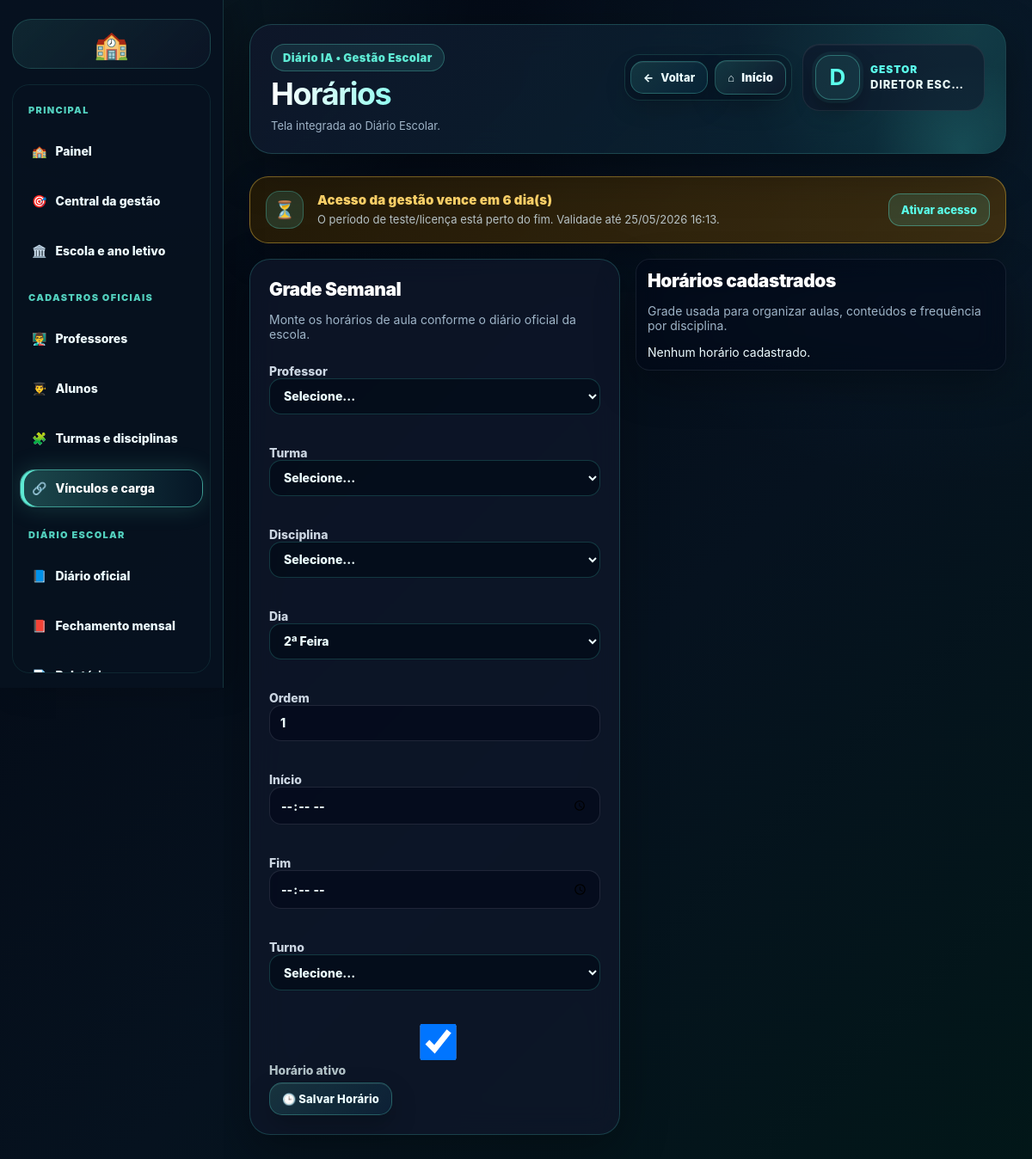
/gestao/horarios/ (signed in), run on the app's committed database.
### apps/usuarios/models.py (models this page shows, shortened)
class Usuario(AbstractUser):
    class TipoUsuario(models.TextChoices):
        ADMIN = 'ADMIN', 'Administrador'
        PROF = 'PROF', 'Professor'
        COORD = 'COORD', 'Coordenador'
        SEC = 'SEC', 'Secretaria'
    tipo = models.CharField(
        max_length=10,
        choices=TipoUsuario.choices,
        default=TipoUsuario.PROF
    )
    foto = models.ImageField(
        upload_to="professores/",
        null=True,
        blank=True
    )
    gestao_teste_inicio = models.DateTimeField(
        null=True,
        blank=True,
        verbose_name="Início do teste da gestão",
    )
    gestao_acesso_expira_em = models.DateTimeField(
        null=True,
        blank=True,
        verbose_name="Acesso da gestão expira em",
    )
    gestao_acesso_bloqueado = models.BooleanField(
        default=False,
        verbose_name="Acesso da gestão bloqueado",
    )
    gestao_serial_ultimo = models.CharField(
        max_length=255,
        blank=True,
        default="",
        verbose_name="Último serial aplicado",
    )

### apps/core/views_gestao.py (the view, shortened to what this page needs)
@login_required
def gestao_horarios(request):
    if not usuario_gestor(request.user):
        return render(request, "core/acesso_negado.html")
    Usuario = get_user_model()
    horarios = HorarioAula.objects.select_related(
        "professor", "turma", "disciplina"
    ).order_by("dia_semana", "ordem", "hora_inicio")
    grade = {}
    for dia_valor, dia_label in HorarioAula.DIAS_SEMANA:
        grade[dia_label] = horarios.filter(dia_semana=dia_valor)
    context = {
        "professores": Usuario.objects.filter(tipo="PROF").order_by("first_name", "username"),
        "turmas": Turma.objects.all(),
        "disciplinas": Disciplina.objects.all(),
        "dias_semana": HorarioAula.DIAS_SEMANA,
        "turnos": HorarioAula.TURNO_CHOICES,
        "horarios": horarios,
        "grade": grade,
        "hoje": date.today(),
    }
    return render(request, "gestao/horarios.html", context)

### apps/core/context_processors.py (called while the page is built, shortened)
def escola_institucional(request):
    dados = {
        "escola_login": None,
        "escola_login_estado": "ESTADO DO MARANHÃO",
        "escola_login_secretaria": "SECRETARIA DE ESTADO DA EDUCAÇÃO",
        "escola_login_nome_titulo": "Instituição escolar",
        "escola_login_nome_info": "Configurar no painel da gestão",
        "escola_login_aldeia": "Configurar no painel da gestão",
        "escola_login_terra": "Configurar no painel da gestão",
        "escola_login_texto": "Ambiente oficial de acesso da instituição escolar.",
        "gestor_login_nome": "Direção escolar",
        "gestor_login_cargo": "Gestão responsável",
    }
    try:
        from apps.academico.models import Escola
        escola = Escola.objects.filter(ativa=True).first() or Escola.objects.first()
        dados["escola_login"] = escola
    except Exception:
        pass
    return dados

### apps/core/licenca_gestao.py (called while the page is built)
def dias_teste_gestao():
    return max(int(getattr(settings, "GESTAO_TRIAL_DIAS", 7)), 1)

def usuario_eh_gestao(user):
    return getattr(user, "is_authenticated", False) and getattr(user, "tipo", "") in PERFIS_GESTAO

def garantir_periodo_teste(user):
    if not usuario_eh_gestao(user):
        return user
    if getattr(user, "gestao_acesso_expira_em", None):
        return user
    agora = timezone.now()
    inicio = getattr(user, "date_joined", None) or agora
    if timezone.is_naive(inicio):
        inicio = timezone.make_aware(inicio, timezone.get_current_timezone())
    user.gestao_teste_inicio = getattr(user, "gestao_teste_inicio", None) or inicio
    user.gestao_acesso_expira_em = inicio + timedelta(days=dias_teste_gestao())
    user.gestao_acesso_bloqueado = False
    user.save(update_fields=["gestao_teste_inicio", "gestao_acesso_expira_em", "gestao_acesso_bloqueado"])
    return user

def acesso_gestao_expirado(user):
    if not usuario_eh_gestao(user):
        return False
    garantir_periodo_teste(user)
    if getattr(user, "gestao_acesso_bloqueado", False):
        return True
    expira = getattr(user, "gestao_acesso_expira_em", None)
    if not expira:
        return False
    return timezone.now() > expira

### apps/core/templatetags/tratamento_usuario_tags.py (called while the page is built)
def _clean(value):
    return str(value or "").strip()

def _primeiro_nome(user):
    nome = _nome_usuario(user)
    return _clean(nome.split()[0]).lower()

@register.filter
def nome_exibicao(user):
    return _nome_usuario(user)

@register.filter
def tratamento_gestao(user):
    return "Gestora" if _provavel_feminino(user) else "Gestor"

### templates/gestao/horarios.html (shortened to what this page needs)
{% extends "gestao/base_premium_gestao.html" %}
{% load static %}
{% block titulo %}Horários{% endblock %}
{% block subtitulo %}Tela integrada ao Diário Escolar.{% endblock %}
{% block conteudo %}
<div class="premium-only-page visual-1161-1220" data-template="gestao/horarios.html">
<section class="gestao-page-grid">
    <form method="POST" class="gestao-form-card">{% csrf_token %}<h2>Grade Semanal</h2><p>Monte os horários de aula conforme o diário oficial da escola.</p><div class="gestao-form-grid"><label class="gestao-field"><span>Professor</span><select name="professor" required><option value="">Selecione...</option>{% for professor in professores %}<option value="{{ professor.id }}">{{ professor.get_full_name|default:'Não informado' }}</option>{% endfor %}</select></label><div class="gestao-form-grid two"><label class="gestao-field"><span>Turma</span><select name="turma" required><option value="">Selecione...</option>{% for turma in turmas %}<option value="{{ turma.id }}">{{ turma.nome }}</option>{% endfor %}</select></label><label class="gestao-field"><span>Disciplina</span><select name="disciplina" required><option value="">Selecione...</option>{% for disciplina in disciplinas %}<option value="{{ disciplina.id }}">{{ disciplina.nome }}</option>{% endfor %}</select></label></div><div class="gestao-form-grid two"><label class="gestao-field"><span>Dia</span><select name="dia_semana" required>{% for valor,label in dias_semana %}<option value="{{ valor }}">{{ label }}</option>{% endfor %}</select></label><label class="gestao-field"><span>Ordem</span><input type="number" name="ordem" value="1" min="1"></label></div><div class="gestao-form-grid two"><label class="gestao-field"><span>Início</span><input type="time" name="hora_inicio" required></label><label class="gestao-field"><span>Fim</span><input type="time" name="hora_fim" required></label></div><label class="gestao-field"><span>Turno</span><select name="turno"><option value="">Selecione...</option>{% for valor,label in turnos %}<option value="{{ valor }}">{{ label }}</option>{% endfor %}</select></label><label class="gestao-check"><input type="checkbox" name="ativo" checked> Horário ativo</label></div><div class="gestao-actions"><button class="btn-primary" type="submit">🕒 Salvar Horário</button></div></form>
    <section class="gestao-list-card"><h2>Horários cadastrados</h2><p>Grade usada para organizar aulas, conteúdos e frequência por disciplina.</p>{% if horarios %}{% for dia,itens in grade.items %}<div class="grade-dia"><h3>{{ dia }}</h3>{% for horario in itens %}<div class="grade-card"><strong>{{ horario.ordem }}º • {{ horario.hora_inicio|time:"H:i" }} às {{ horario.hora_fim|time:"H:i" }}</strong><span>{{ horario.turma.nome }} • {{ horario.disciplina.nome }} • {{ horario.professor.get_full_name|default:'Não informado' }}</span></div>{% empty %}<div class="gestao-empty">Sem aulas neste dia.</div>{% endfor %}</div>{% endfor %}{% else %}<div class="gestao-empty">Nenhum horário cadastrado.</div>{% endif %}</section>
</section>
</div>
{% endblock %}

### templates/gestao/base_premium_gestao.html (shortened to what this page needs)
{% load static tratamento_usuario_tags %}
<!doctype html>
<html lang="pt-br">
<head>
    <link rel="stylesheet" href="{% static 'css/premium_base_final.css' %}">
    <link rel="stylesheet" href="{% static 'css/premium_responsive_final.css' %}">
    <link rel="stylesheet" href="{% static 'css/premium_print_final.css' %}">
</head>
<body>
<div class="layout ia-clean-shell gestao-shell">
    {% include 'partials/gestao_sidebar.html' %}
    <main class="content gestao-content">
        <header class="gestao-base-header no-print">
            <div>
                <span class="gestao-base-badge">Diário IA • Gestão Escolar</span>
                <h1 class="gestao-base-title">{% block titulo %}{% endblock %}</h1>
                <p class="gestao-base-sub">{% block subtitulo %}Administração escolar{% endblock %}</p>
            </div>
            <div class="gestao-base-actions">
                {% include 'partials/gestao_page_actions.html' %}
                <a class="hero-mini-card gestao-mini-user profile-mini-link profile-mini-with-name" href="{% url 'gestao_configuracoes' %}" title="Imagem e perfil da gestão">
                    {% if request.user and request.user.is_authenticated and request.user.foto %}
                        <img class="profile-mini-photo" src="{{ request.user.foto.url }}" alt="Imagem da gestão">
                    {% else %}
                        <strong class="profile-mini-initial">{% if request.user and request.user.is_authenticated %}{{ request.user|nome_exibicao|default:'G'|slice:':1' }}{% else %}G{% endif %}</strong>
                    {% endif %}
                    <span class="profile-mini-text">
                        <b class="profile-mini-role">{% if request.user and request.user.is_authenticated %}{{ request.user|tratamento_gestao }}{% else %}Gestor(a){% endif %}</b>
                        <small class="profile-mini-name">{% if request.user and request.user.is_authenticated %}{{ request.user|nome_exibicao }}{% else %}Acesso da gestão{% endif %}</small>
                    </span>
                </a>
            </div>
        </header>
        {% include 'partials/aviso_licenca_gestao.html' %}
        {% block conteudo %}{% endblock %}
    </main>
</div>
</body>
</html>

### templates/partials/aviso_licenca_gestao.html (shortened to what this page needs)
{% load licenca_tags %}
{% licenca_gestao_status as licenca_gestao %}
{% if licenca_gestao.mostrar %}
  <section class="gestao-license-banner gestao-license-banner-{{ licenca_gestao.status }} no-print">
    <div class="gestao-license-icon">{% if licenca_gestao.expirado %}🔒{% elif licenca_gestao.status == 'ok' %}✅{% else %}⏳{% endif %}</div>
    <div class="gestao-license-text">
      <strong>{{ licenca_gestao.titulo }}</strong>
      <span>{{ licenca_gestao.texto }} Validade até {{ licenca_gestao.expira|date:"d/m/Y H:i" }}.</span>
    </div>
    {% if licenca_gestao.expirado or licenca_gestao.status != 'ok' %}
      <a class="gestao-license-action" href="{% url 'ativar_acesso_gestao' %}">Ativar acesso</a>
    {% endif %}
  </section>
{% endif %}

### templates/partials/aviso_licenca_gestao.html (style rules this page uses)
.gestao-license-banner { display:flex; align-items:center; justify-content:space-between; gap:16px; margin:0 0 18px; padding:16px 18px; border:1px solid rgba(95,255,238,.28); border-radius:22px; background:linear-gradient(135deg, rgba(8,20,38,.92), rgba(15,68,73,.72)); box-shadow:0 16px 40px rgba(0,0,0,.22), inset 0 1px 0 rgba(255,255,255,.04); color:#eaffff; }
.gestao-license-icon { width:44px; height:44px; border-radius:16px; display:grid; place-items:center; background:rgba(95,255,238,.12); border:1px solid rgba(95,255,238,.25); font-size:20px; flex:0 0 auto; }
.gestao-license-text { display:flex; flex-direction:column; gap:4px; min-width:0; flex:1; }
.gestao-license-text strong { font-size:15px; font-weight:900; color:#6dfff0; letter-spacing:.01em; }
.gestao-license-text span { font-size:13px; line-height:1.45; color:rgba(226,245,255,.76); }
.gestao-license-action { text-decoration:none; white-space:nowrap; padding:10px 14px; border-radius:14px; border:1px solid rgba(95,255,238,.35); background:rgba(95,255,238,.12); color:#6dfff0; font-size:13px; font-weight:900; }
.gestao-license-banner-atencao { border-color:rgba(255,207,73,.42); background:linear-gradient(135deg, rgba(37,27,7,.92), rgba(76,53,11,.74)); }
.gestao-license-banner-atencao .gestao-license-text strong, .gestao-license-banner-atencao .gestao-license-action { color:#ffd46a; }

### data on the page
Usuario: user|nome_exibicao "D", user|tratamento_gestao "GESTOR", user|nome_exibicao "DIRETOR ESC…", expira "25/05/2026 16:13"

### other printed values
{{ licenca_gestao.titulo }} "Acesso da gestão vence em 6 dia(s)"
{{ licenca_gestao.texto }} "O período de teste/licença está perto do fim."
form field dia_semana "2ª Feira"
